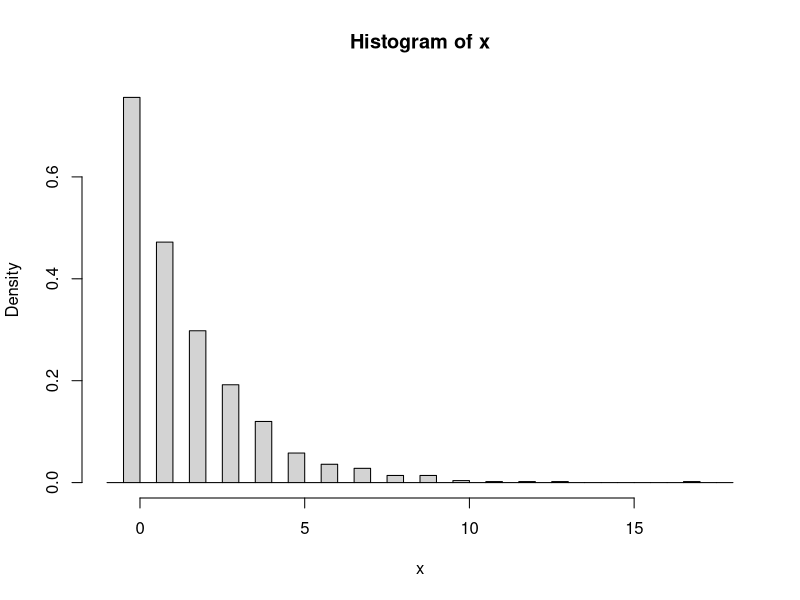
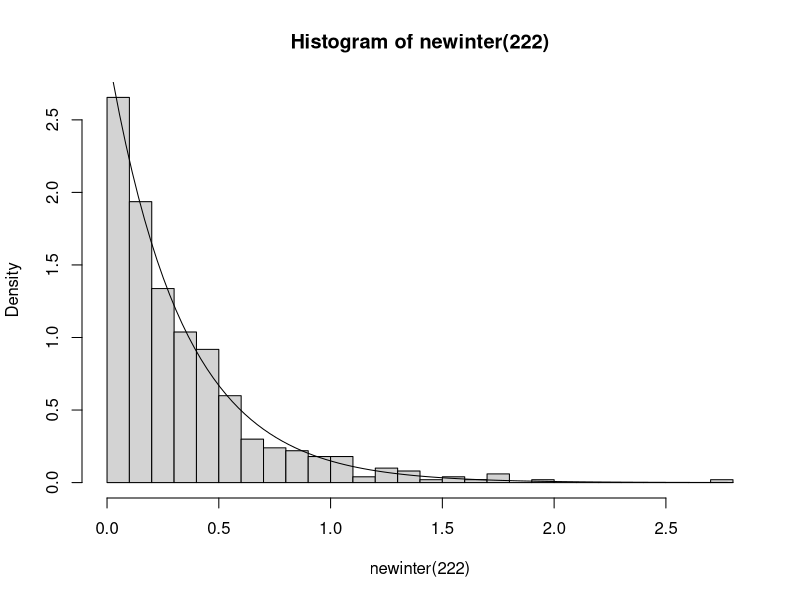

The R script that drew these images, in order:
## ---- chunk 1
knitr::opts_chunk$set(echo = TRUE)
## ---- chunk 2
num <-function(t){
  inter = rexp(1,3)
  arr = inter
  

  
  while(t > arr[length(arr)]){
    inter <-c(inter, rexp(1,3))
    arr <- cumsum(inter)
}
  
  L = length(inter)
  service = rexp(L, 5)
  
    
 output <- arr[1] + service[1]
for (i in 1:(L-1) ) {
if (arr[i+1] < output[i]){output <- c(output, output[i] + service[i+1])}
if (arr[i+1] > output[i]){output <- c(output, arr[i+1] + service[i+1])}
}   

output <- output[-L]

n=sum(output >t)

n
}

## ---- chunk 3
num(323)
x = replicate(1000, num(323))
b = seq(-1,max(x)+1, by=0.5)
hist(x, prob=TRUE, breaks=b)
## ---- chunk 4
p= 1-3/5

mean(x) - (  (1-p)/p )
var(x) -  (  (1-p)/p^2 )

testt= c(sum(x==0)/1000 - dgeom(0,p),sum(x==1)/1000 - dgeom(1,p)
         ,sum(x==2)/1000 - dgeom(2,p),sum(x==3)/1000 - dgeom(3,p),
sum(x==4)/1000 - dgeom(4,p))

testt
## ---- chunk 5
newinter <- function(t){
  inter = rexp(1,3)
  arr = inter
  

  
  while(t > arr[length(arr)]){
    inter <-c(inter, rexp(1,3))
    arr <- cumsum(inter)
}
  
  
  
  
  L = length(inter)
 
  inter <- c(inter, rexp(500, 3) )
  arr = cumsum(inter)
  
   service = rexp((500+L), 5)
  
    
 output <- arr[1] + service[1]
for (i in 1:(L+499) ) {
if (arr[i+1] < output[i]){output <- c(output, output[i] + service[i+1])}
if (arr[i+1] > output[i]){output <- c(output, arr[i+1] + service[i+1])}
}   

times =  output[L] - output[L-1]
for (i in 0:499){
  times <- c(times, output[L+1+i] - output[L+i] )
}
times
 }
## ---- chunk 6
hist(newinter(222), prob=TRUE, breaks=30)
curve(dexp(x,3), add=TRUE)

